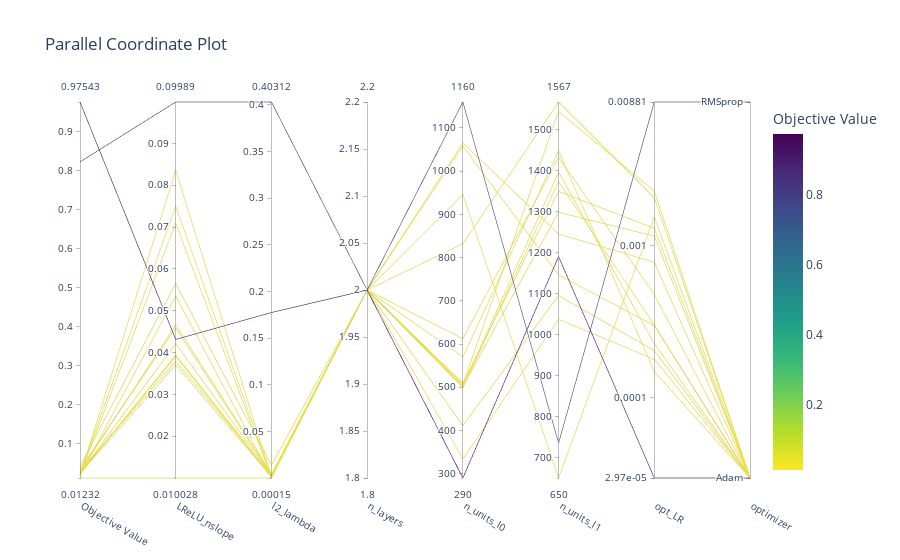

Notebook cell for this chart:
### Code cell
fig.update_traces(line=dict(colorscale="Viridis"))  # Other options: "Inferno", "Cividis", "Bluered", etc.
fig.show()
fig.write_image(plots_save_path + 'coord-plot.pdf')

### Figure 1 — Plotly figure (JSON) as saved in the notebook; plotly's stock layout.template omitted (floating-point values rounded to 4 significant figures)
{"data": [{"dimensions": [{"label": "Objective Value", "range": [0.01232, 0.9754], "values": [0.9754, 0.8222, 0.02432, 0.02426, 0.0302, 0.03392, 0.02871, 0.04203, 0.02343, 0.02368, 0.01888, 0.01232, 0.01921, 0.02346, 0.01916]}, {"label": "LReLU_nslope", "range": [0.01003, 0.09989], "values": [0.04314, 0.09989, 0.04214, 0.03706, 0.03793, 0.04589, 0.04663, 0.05651, 0.03907, 0.03942, 0.05352, 0.01003, 0.07092, 0.07498, 0.08354]}, {"label": "l2_lambda", "range": [0.0001547, 0.4031], "values": [0.1775, 0.4031, 0.002793, 0.001288, 0.002816, 0.002903, 0.003898, 0.01391, 0.001388, 0.002189, 0.001232, 0.0001547, 0.0009006, 0.00207, 0.001204]}, {"label": "n_layers", "range": [2, 2], "values": [2, 2, 2, 2, 2, 2, 2, 2, 2, 2, 2, 2, 2, 2, 2]}, {"label": "n_units_l0", "range": [290, 1160], "values": [290, 1160, 612, 507, 832, 509, 502, 411, 946, 1065, 499, 1058, 334, 501, 570]}, {"label": "n_units_l1", "range": [650, 1567], "values": [1190, 735, 1432, 1544, 1567, 1349, 1298, 1095, 650, 1245, 1373, 1145, 1037, 1396, 1448]}, {"label": "opt_LR", "range": [-4.527, -2.055], "ticktext": ["2.97e-05", "0.0001", "0.001", "0.00881"], "tickvals": [-4.527, -4, -3, -2.055], "values": [-4.527, -2.055, -3.321, -2.641, -2.684, -2.885, -2.937, -3.69, -2.811, -3.108, -3.521, -3.525, -3.747, -3.644, -3.828]}, {"label": "optimizer", "range": [0, 1], "ticktext": ["Adam", "RMSprop"], "tickvals": [0, 1], "values": [0, 1, 0, 0, 0, 0, 0, 0, 0, 0, 0, 0, 0, 0, 0]}], "labelangle": 30, "labelside": "bottom", "line": {"color": [0.9754, 0.8222, 0.02432, 0.02426, 0.0302, 0.03392, 0.02871, 0.04203, 0.02343, 0.02368, 0.01888, 0.01232, 0.01921, 0.02346, 0.01916], "colorbar": {"title": {"text": "Objective Value"}}, "colorscale": [[0, "#440154"], [0.1111, "#482878"], [0.2222, "#3e4989"], [0.3333, "#31688e"], [0.4444, "#26828e"], [0.5556, "#1f9e89"], [0.6667, "#35b779"], [0.7778, "#6ece58"], [0.8889, "#b5de2b"], [1, "#fde725"]], "reversescale": true, "showscale": true}, "type": "parcoords"}], "layout": {"title": {"text": "Parallel Coordinate Plot"}}}
